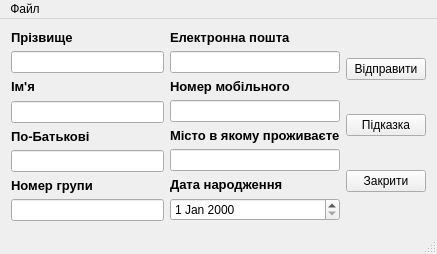
<?xml version="1.0" encoding="UTF-8"?>
<ui version="4.0">
 <class>MainWindow</class>
 <widget class="QMainWindow" name="MainWindow">
  <property name="geometry">
   <rect>
    <x>0</x>
    <y>0</y>
    <width>437</width>
    <height>245</height>
   </rect>
  </property>
  <property name="windowTitle">
   <string>AVDLab1</string>
  </property>
  <property name="windowIcon">
   <iconset resource="res.qrc">
    <normaloff>:/radiation_sign.ico</normaloff>:/radiation_sign.ico</iconset>
  </property>
  <widget class="QWidget" name="centralWidget">
   <layout class="QGridLayout" name="gridLayout">
    <item row="0" column="0">
     <layout class="QVBoxLayout" name="verticalLayout">
      <item>
       <widget class="QLabel" name="label">
        <property name="text">
         <string>&lt;html&gt;&lt;head/&gt;&lt;body&gt;&lt;p&gt;&lt;span style=&quot; font-size:10pt; font-weight:600;&quot;&gt;Прізвище&lt;/span&gt;&lt;/p&gt;&lt;/body&gt;&lt;/html&gt;</string>
        </property>
        <property name="buddy">
         <cstring>lname</cstring>
        </property>
       </widget>
      </item>
      <item>
       <widget class="QLineEdit" name="lname"/>
      </item>
      <item>
       <widget class="QLabel" name="label_2">
        <property name="text">
         <string>&lt;html&gt;&lt;head/&gt;&lt;body&gt;&lt;p&gt;&lt;span style=&quot; font-size:10pt; font-weight:600;&quot;&gt;Ім'я&lt;/span&gt;&lt;/p&gt;&lt;/body&gt;&lt;/html&gt;</string>
        </property>
        <property name="buddy">
         <cstring>fname</cstring>
        </property>
       </widget>
      </item>
      <item>
       <widget class="QLineEdit" name="fname"/>
      </item>
      <item>
       <widget class="QLabel" name="label_3">
        <property name="text">
         <string>&lt;html&gt;&lt;head/&gt;&lt;body&gt;&lt;p&gt;&lt;span style=&quot; font-size:10pt; font-weight:600;&quot;&gt;По-Батькові&lt;/span&gt;&lt;/p&gt;&lt;/body&gt;&lt;/html&gt;</string>
        </property>
        <property name="buddy">
         <cstring>father</cstring>
        </property>
       </widget>
      </item>
      <item>
       <widget class="QLineEdit" name="father"/>
      </item>
      <item>
       <widget class="QLabel" name="label_4">
        <property name="text">
         <string>&lt;html&gt;&lt;head/&gt;&lt;body&gt;&lt;p&gt;&lt;span style=&quot; font-size:10pt; font-weight:600;&quot;&gt;Номер групи&lt;/span&gt;&lt;/p&gt;&lt;/body&gt;&lt;/html&gt;</string>
        </property>
        <property name="buddy">
         <cstring>age</cstring>
        </property>
       </widget>
      </item>
      <item>
       <widget class="QLineEdit" name="age"/>
      </item>
     </layout>
    </item>
    <item row="0" column="1">
     <layout class="QVBoxLayout" name="verticalLayout_2">
      <item>
       <widget class="QLabel" name="label_5">
        <property name="text">
         <string>&lt;html&gt;&lt;head/&gt;&lt;body&gt;&lt;p&gt;&lt;span style=&quot; font-size:10pt; font-weight:600;&quot;&gt;Електронна пошта&lt;/span&gt;&lt;/p&gt;&lt;/body&gt;&lt;/html&gt;</string>
        </property>
        <property name="buddy">
         <cstring>mail</cstring>
        </property>
       </widget>
      </item>
      <item>
       <widget class="QLineEdit" name="mail"/>
      </item>
      <item>
       <widget class="QLabel" name="label_6">
        <property name="text">
         <string>&lt;html&gt;&lt;head/&gt;&lt;body&gt;&lt;p&gt;&lt;span style=&quot; font-size:10pt; font-weight:600;&quot;&gt;Номер мобільного&lt;/span&gt;&lt;/p&gt;&lt;/body&gt;&lt;/html&gt;</string>
        </property>
        <property name="buddy">
         <cstring>hendy</cstring>
        </property>
       </widget>
      </item>
      <item>
       <widget class="QLineEdit" name="hendy"/>
      </item>
      <item>
       <widget class="QLabel" name="label_7">
        <property name="text">
         <string>&lt;html&gt;&lt;head/&gt;&lt;body&gt;&lt;p&gt;&lt;span style=&quot; font-size:10pt; font-weight:600;&quot;&gt;Місто в якому проживаєте&lt;/span&gt;&lt;/p&gt;&lt;/body&gt;&lt;/html&gt;</string>
        </property>
        <property name="buddy">
         <cstring>selo</cstring>
        </property>
       </widget>
      </item>
      <item>
       <widget class="QLineEdit" name="selo"/>
      </item>
      <item>
       <widget class="QLabel" name="label_8">
        <property name="text">
         <string>&lt;html&gt;&lt;head/&gt;&lt;body&gt;&lt;p&gt;&lt;span style=&quot; font-size:10pt; font-weight:600;&quot;&gt;Дата народження&lt;/span&gt;&lt;/p&gt;&lt;/body&gt;&lt;/html&gt;</string>
        </property>
       </widget>
      </item>
      <item>
       <widget class="QDateEdit" name="dateEdit"/>
      </item>
     </layout>
    </item>
    <item row="0" column="2">
     <layout class="QVBoxLayout" name="verticalLayout_3">
      <item>
       <widget class="QPushButton" name="submit">
        <property name="styleSheet">
         <string notr="true"/>
        </property>
        <property name="text">
         <string>Відправити</string>
        </property>
       </widget>
      </item>
      <item>
       <widget class="QPushButton" name="pushButton">
        <property name="text">
         <string>Підказка</string>
        </property>
       </widget>
      </item>
      <item>
       <widget class="QPushButton" name="pushButton_2">
        <property name="styleSheet">
         <string notr="true"/>
        </property>
        <property name="text">
         <string>Закрити</string>
        </property>
       </widget>
      </item>
     </layout>
    </item>
   </layout>
  </widget>
  <widget class="QMenuBar" name="menuBar">
   <property name="geometry">
    <rect>
     <x>0</x>
     <y>0</y>
     <width>437</width>
     <height>21</height>
    </rect>
   </property>
   <widget class="QMenu" name="menu">
    <property name="title">
     <string>Файл</string>
    </property>
    <addaction name="action"/>
    <addaction name="clear_all"/>
   </widget>
   <addaction name="menu"/>
  </widget>
  <widget class="QStatusBar" name="statusBar"/>
  <action name="action">
   <property name="text">
    <string>Читати</string>
   </property>
  </action>
  <action name="clear_all">
   <property name="text">
    <string>Очистити поля</string>
   </property>
  </action>
 </widget>
 <layoutdefault spacing="6" margin="11"/>
 <resources>
  <include location="res.qrc"/>
 </resources>
 <connections>
  <connection>
   <sender>pushButton_2</sender>
   <signal>clicked()</signal>
   <receiver>MainWindow</receiver>
   <slot>close()</slot>
   <hints>
    <hint type="sourcelabel">
     <x>413</x>
     <y>162</y>
    </hint>
    <hint type="destinationlabel">
     <x>411</x>
     <y>259</y>
    </hint>
   </hints>
  </connection>
 </connections>
</ui>
